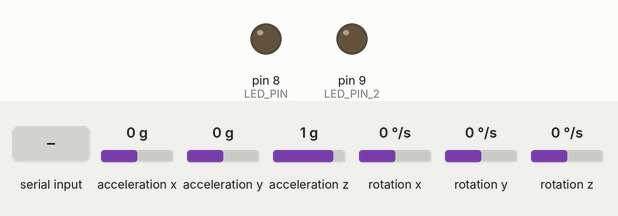
Simulated run of this sketch. Board: Arduino Uno, built with avr-gcc and run on an emulated ATmega328P. Shown: output pins drawn as LEDs (lit = HIGH). Inputs (shaded band) come from the test bench; at power-on: acceleration x 0 g, acceleration y 0 g, acceleration z 1 g, rotation x 0 °/s, rotation y 0 °/s, rotation z 0 °/s. What the sketch prints to the serial monitor is not drawn.

Above: at 1.2 s.
1.3 s: "1" received over Serial
At 2.3 s:
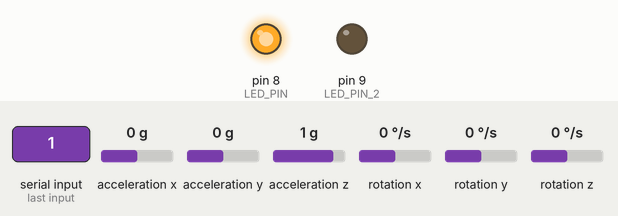
2.8 s: "2" received over Serial
At 3.5 s:
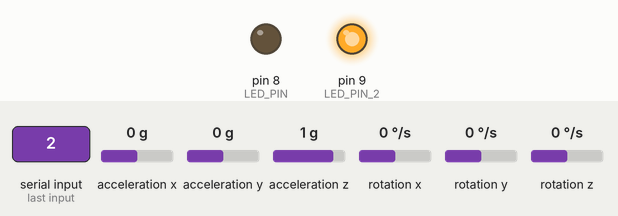
4.3 s: "3" received over Serial
At 4.6 s:
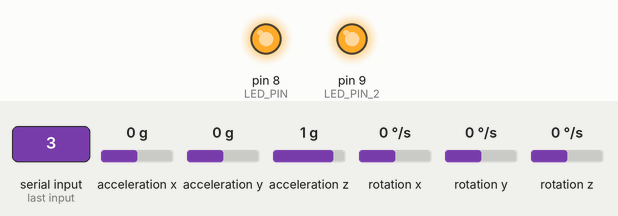
8.8 s: "0" received over Serial
At 9.2 s:
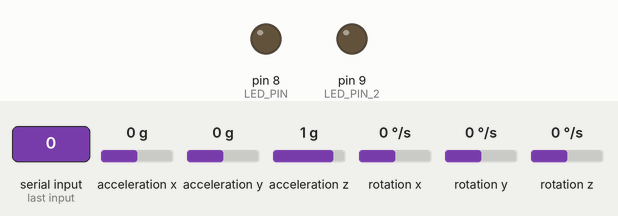
Timing chart, 0 to 11.8 s (numbered marks = the images above; inputs shaded):
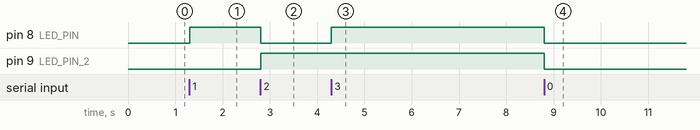

Measured:
- after the input at 1.3 s, pin 8 (LED_PIN): LOW → HIGH at once
- after the input at 2.8 s, pin 8 (LED_PIN): HIGH → LOW at once; pin 9 (LED_PIN_2): LOW → HIGH at once
- after the input at 4.3 s, pin 8 (LED_PIN): LOW → HIGH at once
- after the input at 8.8 s, pin 8 (LED_PIN), pin 9 (LED_PIN_2): HIGH → LOW at once

The sketch:

MPU6050.ino
```cpp
// I2C device class (I2Cdev) demonstration Arduino sketch for MPU6050 class
// 10/7/2011 by Jeff Rowberg <jeff@rowberg.net>
// Updates should (hopefully) always be available at https://github.com/jrowberg/i2cdevlib
//
// Changelog:
//      2013-05-08 - added multiple output formats
//                 - added seamless Fastwire support
//      2011-10-07 - initial release

/* ============================================
I2Cdev device library code is placed under the MIT license
Copyright (c) 2011 Jeff Rowberg

Permission is hereby granted, free of charge, to any person obtaining a copy
of this software and associated documentation files (the "Software"), to deal
in the Software without restriction, including without limitation the rights
to use, copy, modify, merge, publish, distribute, sublicense, and/or sell
copies of the Software, and to permit persons to whom the Software is
furnished to do so, subject to the following conditions:

The above copyright notice and this permission notice shall be included in
all copies or substantial portions of the Software.

THE SOFTWARE IS PROVIDED "AS IS", WITHOUT WARRANTY OF ANY KIND, EXPRESS OR
IMPLIED, INCLUDING BUT NOT LIMITED TO THE WARRANTIES OF MERCHANTABILITY,
FITNESS FOR A PARTICULAR PURPOSE AND NONINFRINGEMENT. IN NO EVENT SHALL THE
AUTHORS OR COPYRIGHT HOLDERS BE LIABLE FOR ANY CLAIM, DAMAGES OR OTHER
LIABILITY, WHETHER IN AN ACTION OF CONTRACT, TORT OR OTHERWISE, ARISING FROM,
OUT OF OR IN CONNECTION WITH THE SOFTWARE OR THE USE OR OTHER DEALINGS IN
THE SOFTWARE.
===============================================
*/

// I2Cdev and MPU6050 must be installed as libraries, or else the .cpp/.h files
// for both classes must be in the include path of your project
#include "I2Cdev.h"
#include "MPU6050.h"

// Arduino Wire library is required if I2Cdev I2CDEV_ARDUINO_WIRE implementation
// is used in I2Cdev.h
#if I2CDEV_IMPLEMENTATION == I2CDEV_ARDUINO_WIRE
    #include "Wire.h"
#endif

// class default I2C address is 0x68
// specific I2C addresses may be passed as a parameter here
// AD0 low = 0x68 (default for InvenSense evaluation board)
// AD0 high = 0x69
MPU6050 accelgyro;
//MPU6050 accelgyro(0x69); // <-- use for AD0 high

int16_t ax, ay, az;
int16_t gx, gy, gz;
int led_estado;


// uncomment "OUTPUT_READABLE_ACCELGYRO" if you want to see a tab-separated
// list of the accel X/Y/Z and then gyro X/Y/Z values in decimal. Easy to read,
// not so easy to parse, and slow(er) over UART.
#define OUTPUT_READABLE_ACCELGYRO

// uncomment "OUTPUT_BINARY_ACCELGYRO" to send all 6 axes of data as 16-bit
// binary, one right after the other. This is very fast (as fast as possible
// without compression or data loss), and easy to parse, but impossible to read
// for a human.
//#define OUTPUT_BINARY_ACCELGYRO


#define LED_PIN 8
#define LED_PIN_2 9
bool blinkState = false;
String envio;

void setup() {
    // join I2C bus (I2Cdev library doesn't do this automatically)
    #if I2CDEV_IMPLEMENTATION == I2CDEV_ARDUINO_WIRE
        Wire.begin();
    #elif I2CDEV_IMPLEMENTATION == I2CDEV_BUILTIN_FASTWIRE
        Fastwire::setup(400, true);
    #endif

    // initialize serial communication
    // (38400 chosen because it works as well at 8MHz as it does at 16MHz, but
    // it's really up to you depending on your project)
    Serial.begin(38400);

    // initialize device
    Serial.println("Initializing I2C devices...");
    accelgyro.initialize();

    // verify connection
    Serial.println("Testing device connections...");
    Serial.println(accelgyro.testConnection() ? "MPU6050 connection successful" : "MPU6050 connection failed");

    // use the code below to change accel/gyro offset values
    /*
    Serial.println("Updating internal sensor offsets...");
    // -76	-2359	1688	0	0	0
    Serial.print(accelgyro.getXAccelOffset()); Serial.print("\t"); // -76
    Serial.print(accelgyro.getYAccelOffset()); Serial.print("\t"); // -2359
    Serial.print(accelgyro.getZAccelOffset()); Serial.print("\t"); // 1688
    Serial.print(accelgyro.getXGyroOffset()); Serial.print("\t"); // 0
    Serial.print(accelgyro.getYGyroOffset()); Serial.print("\t"); // 0
    Serial.print(accelgyro.getZGyroOffset()); Serial.print("\t"); // 0
    Serial.print("\n");
    accelgyro.setXGyroOffset(220);
    accelgyro.setYGyroOffset(76);
    accelgyro.setZGyroOffset(-85);
    Serial.print(accelgyro.getXAccelOffset()); Serial.print("\t"); // -76
    Serial.print(accelgyro.getYAccelOffset()); Serial.print("\t"); // -2359
    Serial.print(accelgyro.getZAccelOffset()); Serial.print("\t"); // 1688
    Serial.print(accelgyro.getXGyroOffset()); Serial.print("\t"); // 0
    Serial.print(accelgyro.getYGyroOffset()); Serial.print("\t"); // 0
    Serial.print(accelgyro.getZGyroOffset()); Serial.print("\t"); // 0
    Serial.print("\n");
    */

    // configure Arduino LED for
    pinMode(LED_PIN, OUTPUT);
    pinMode(LED_PIN_2, OUTPUT);
}

void loop() {
    // read raw accel/gyro measurements from device
    accelgyro.getMotion6(&ax, &ay, &az, &gx, &gy, &gz);

    // these methods (and a few others) are also available
    //accelgyro.getAcceleration(&ax, &ay, &az);
    //accelgyro.getRotation(&gx, &gy, &gz);

    #ifdef OUTPUT_READABLE_ACCELGYRO
        // display tab-separated accel/gyro x/y/z values
        Serial.print(gx); Serial.print("\t");
        Serial.print(gy); Serial.print("\t");
        Serial.println(gz);
    #endif

      led_estado = Serial.read();

      if (led_estado == '0'){
        digitalWrite(LED_PIN,LOW);
        digitalWrite(LED_PIN_2,LOW);
      }

      else if (led_estado == '1'){
        digitalWrite(LED_PIN,HIGH);
        digitalWrite(LED_PIN_2,LOW);
      }

      else if (led_estado == '2'){
        digitalWrite(LED_PIN,LOW);
        digitalWrite(LED_PIN_2,HIGH);
      }

      else if (led_estado == '3'){
        digitalWrite(LED_PIN,HIGH);
        digitalWrite(LED_PIN_2,HIGH);
      }

}
```
